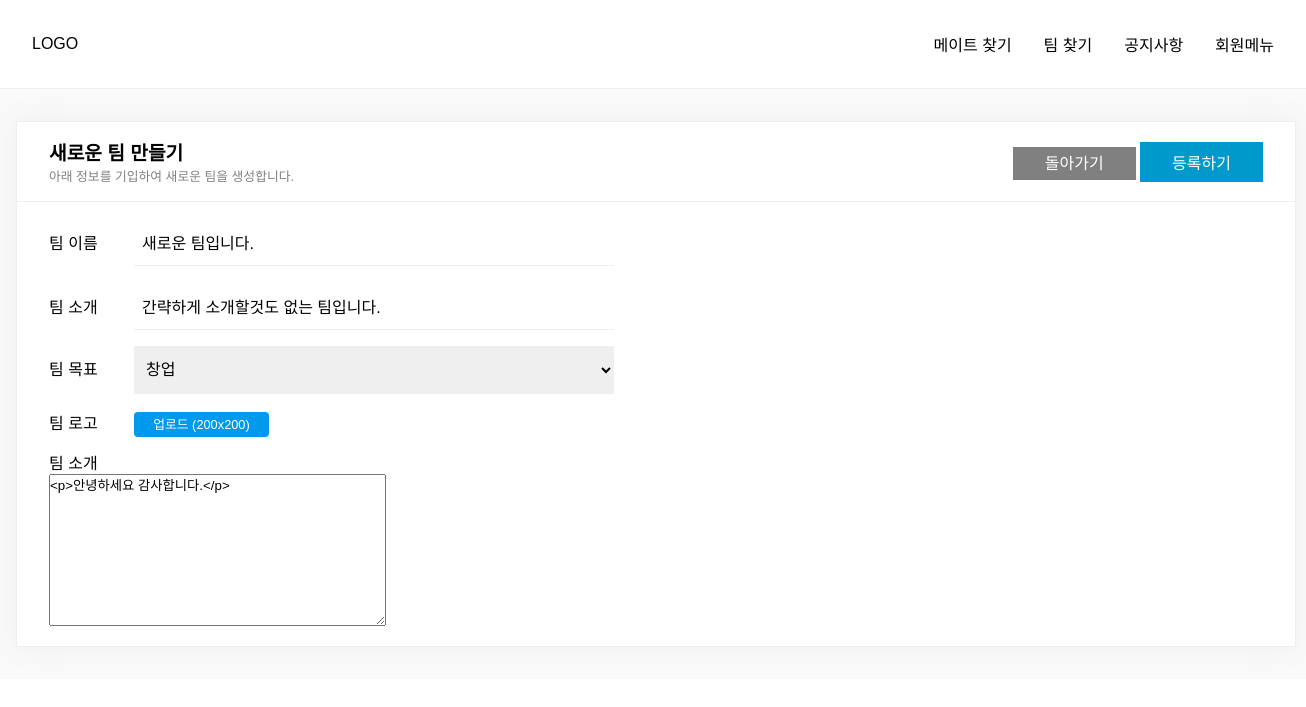
Page /update_team/27/ (signed in) on the committed database.
### apps/teams/models.py (models this page shows, shortened)
class Team(BaseModel):
    name = models.CharField(max_length=20)
    short_description = models.TextField(max_length=1024)
    team_member = models.ManyToManyField(Profile, blank=True, related_name="teams")
    purpose = models.CharField(max_length=1, choices=PURPOSE_CHOICE, null=True, blank=True)
    logo = ProcessedImageField(upload_to = team_img_path,
                                   processors = [ResizeToFill(
                                       width=200, height=200, upscale=True)],
                                   format='JPEG',
                                   options={'quality':90},
                                   blank=True,
                                   null=True)
    team_detail = RichTextUploadingField(config_name='default', blank=True, null=True)

### apps/core/views.py (the view)
# urls.py: path('update_team/<str:team_pk>/', update_team, name="update_team"),
@login_required
def update_team(request, team_pk):
    posting_type = "update"
    team = get_object_or_404(Team, pk=team_pk)
    if request.method == 'POST':
        form = TeamRegisterForm(request.POST, request.FILES, instance=team)
        print(form)
        if form.is_valid():
            print('The form is valid')
            newTeam = form.save(commit=False)
            newTeam.save()
            form.save_m2m()
            return redirect('core:main_page')
    else:
        form = TeamRegisterForm(instance=team)
    context = {
        'team':team,
        'form':form,
        'posting_type':posting_type,
    }
    return render(request, 'findteam/maketeam.html', context)

### apps/teams/forms.py
class TeamRegisterForm(forms.ModelForm):
    name = forms.CharField(label='팀 이름', widget=forms.TextInput(attrs={
        'class':'team_input',
        'placeholder': '팀 이름을 알려주세요 (최대 20자)'
    }))
    short_description = forms.CharField(label='팀 소개', widget=forms.TextInput(attrs={
        'class':'team_input',
        'placeholder': '간략한 팀 소개를 작성해주세요 (최대 50자)'
    }))
    purpose = forms.CharField(widget=forms.Select(choices=CHOICES, attrs={
        'required':'required'
    }))
    logo = forms.FileField(label='팀 로고', widget=forms.FileInput(attrs={
        'class':'hidden',
        'required':'required'
    }))
    class Meta:
        model = Team
        field = '__all__'
        exclude = ()

### apps/core/templates/findteam/maketeam.html (shortened to what this page needs)
{% extends "index.html" %}
{% block content %}
<div class="make_team_wrapper">
    <div class="form_wrapper box">
        <form method="POST" action="{% if posting_type == 'create' %}{% url 'core:make_team' %}{% else  %}{% url 'core:update_team' team.pk %}{% endif %}" enctype="multipart/form-data">
            <div class="form_header">
                <div class="header_text">
                    <h3>새로운 팀 만들기</h3>
                    <span>아래 정보를 기입하여 새로운 팀을 생성합니다.</span>
                </div>
                <div class="btn_list">
                    <a class="btn back_to_list">돌아가기</a>
                    <input type="submit" class="btn register_team" value="등록하기">
                </div>
            </div>
            <div class="form_content">
                <div class="form_control">
                    <label class="form_label" for="team_name">팀 이름</label>
                    {{form.name}}
                </div>
                <div class="form_control">
                    <label class="form_label" for="team_desc">팀 소개</label>
                    {{form.short_description}}
                </div>
                <div class="form_control">
                    <label class="form_label" for="id_purpose">팀 목표</label>
                    {{form.purpose}}
                </div>
                <div class="form_control">
                    <span class="form_label">팀 로고</span>
                    <label class="upload_label" for="id_logo">업로드 (200x200)</label>
                </div>
                <div class="form_control">
                    <h4 class="form_label" class="form_label">팀 소개</h4>
                    {{form.team_detail|safe}}
                </div>
            </div>
        </form>
    </div>
</div>
{% endblock %}

### findmate/templates/index.html (style rules this page uses)
* { font-family: 'Noto Sans KR', sans-serif;; margin: 0; padding: 0; box-sizing: border-box; text-decoration: none; color: black; }

### apps/core/templates/findteam/maketeam.html (style rules this page uses)
.make_team_wrapper { padding: 2rem 1rem; }
.box { border:1px solid #efefef; background-color: #ffffff; box-shadow: 0px 0px 30px #eee; width: 1280px; margin: auto; }
.form_header { border-bottom: 1px solid #efefef; padding: 1rem 2rem; display: flex; justify-content: space-between; align-items: center; }
.form_header h3 { font-weight: 600; font-size: 1.2rem; }
.form_header span { font-size: .8rem; color: gray; }
.form_content { padding: 0 2rem; }
.form_control { margin: 1rem 0; }
.team_input { margin-left: 2rem; width: 480px; height: 48px; border: none; border-bottom: 1px solid #efefef; padding: .5rem; font-size: 1rem; font-weight: 300; outline: none; }
.form_label { font-size: 1rem; font-weight: 300; }
.btn { padding: .5rem 2rem; color: #ffffff; font-size: 1rem; font-weight: 300; background-color: gray; }
.register_team { background-color: #0099cc; border: none; }
.form_control select { margin-left: 2rem; width: 480px; height: 48px; border: none; border-bottom: 1px solid #efefef; padding: .5rem; font-size: 1rem; font-weight: 300; outline: none; }
.upload_label { background-color: #0099ee; padding: .3rem 1.2rem; font-size: .8rem; border-radius: 4px; color: white; margin-left: 2rem; }

### rows in the picture
Team: name "새로운 팀입니다.", short_description "간략하게 소개할것도 없는 팀입니다.", purpose "창업", team_detail "<p>안녕하세요 감사합니다.</p>"
